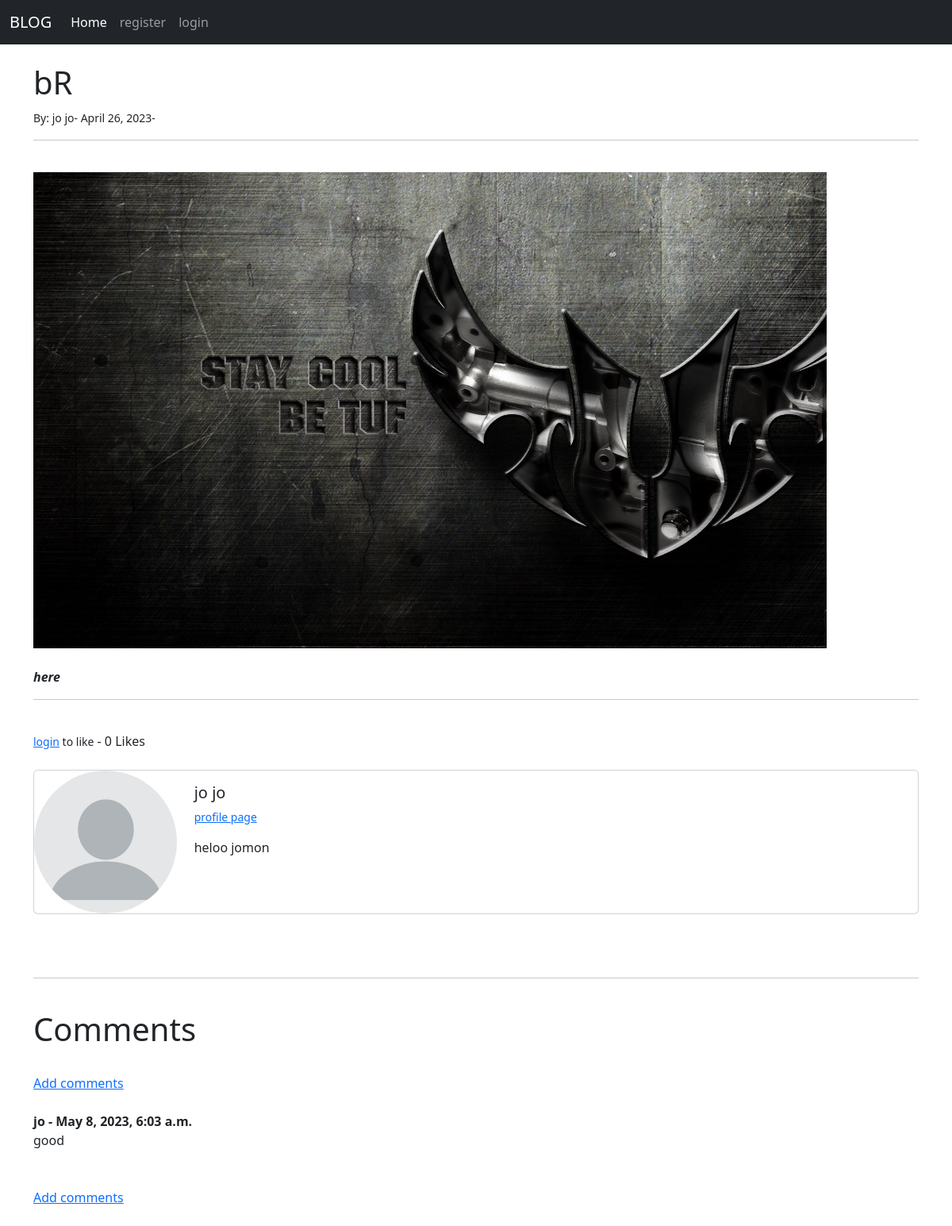
/blogapp/article/9, run on the app's committed database.
### blogapp/models.py (models this page shows, shortened)
class post(models.Model):
    title = models.CharField(max_length=200)
    header_image = models.ImageField(null=True,blank=True,upload_to="images/")
    title_tag= models.CharField(max_length=200, default="blog!")
    author = models.ForeignKey(User,on_delete=models.CASCADE)
    body = RichTextField(blank=True,null=True)
    post_date = models.DateField(auto_now_add=True)
    category = models.CharField(max_length=200,default='coding')
    snippet = models.CharField(max_length=200)
    likes = models.ManyToManyField(User,related_name='blog_posts')
    def total_likes(self):
        return self.likes.count()

class Profile(models.Model):
    user = models.OneToOneField(User, null=True, on_delete=models.CASCADE)
    bio = models.TextField(null=True)
    profile_pic = models.ImageField(null=True,blank=True,upload_to="images/profile/")
    title = models.CharField(max_length=200,null=True,blank=True)
    website_url = models.CharField(max_length=200,null=True,blank=True)
    facebook_url = models.CharField(max_length=200,null=True,blank=True)
    twitter_url = models.CharField(max_length=200,null=True,blank=True)
    instagram_url = models.CharField(max_length=200,null=True,blank=True)
    pinterest_url = models.CharField(max_length=200,null=True,blank=True)

class Comment(models.Model):
    post = models.ForeignKey(post, related_name="comments",on_delete=models.CASCADE)
    name = models.CharField(max_length=255)
    body = models.TextField()
    date_added = models.DateTimeField(auto_now_add=True)

### blogapp/views.py (the view)
# urls.py: path('article/<int:pk>',ArticleDetailView.as_view(), name="Article-details"),
class ArticleDetailView(DetailView):
    model = post
    template_name = 'article_details.html'
    def get_context_data(self, *args, **kwargs):
        context = super(ArticleDetailView, self).get_context_data(*args, **kwargs)
        stuff = get_object_or_404(post,  id=self.kwargs['pk'])
        total_likes = stuff.total_likes()
        liked = False
        if stuff.likes.filter(id=self.request.user.id).exists():
            liked=True
        context["total_likes"] = total_likes
        context["liked"] =liked
        return context

### blogapp/templates/article_details.html (shortened to what this page needs)
  {% extends 'base.html' %}
  {% load static %}
  {% block content %}
  <h1>{{ post.title }}</h1>
<small>By: {{ post.author.first_name }}
    {{ post.author.last_name }}-
    {{ post.post_date }}-
</small><br/>
<hr>
<br/>
  {% if post.header_image %}
  <img src="{{ post.header_image.url}}" height="600" width="1000">
  {% endif %}
  <br/><br/>
{{ post.body | safe }}
  <hr>
  <form action="{% url 'like_post' post.pk %}"
        method="POST">
   {% if user.is_authenticated %}
      {% if liked %}
      <button type="submit", name="post_id", value="{{ post.id }}",
              class="btn btn-danger btn-sm ">Unlike</button>
      {% else %}
      <button type="submit", name="post_id", value="{{ post.id }}",
              class="btn btn-primary btn-sm">Like</button>
      {% endif %}
       {% else %}
    <small> <a href="{% url 'login' %}">login</a> to like</small>
      {% endif %}
      - {{ total_likes }} Likes
  </form>
  <br/>
  <div class="card mb-3" >
  <div class="row g-0">
    <div class="col-md-2">
      {% if  post.author.profile.profile_pic %}
      <img src="{{ post.author.profile.profile_pic.url  }}" width=180 height=180 class="img-fluid rounded-circle" alt="...">
     {% else %}
        <img src="{% static 'theblog/images/blank-profile-picture-g0163c29a8_1280.png' %}" width=180 height=180 class="img-fluid rounded-circle" alt="...">
    {% endif %}
    </div>
    <div class="col-md-10">
      <div class="card-body">
        <h5 class="card-title">
            {{ post.author.first_name }}
            {{ post.author.last_name }}</h5>
          <p class="small text-muted">
              <a href="{% url 'show_profile_page' post.author.profile.id %}">profile page</a>
               </p>
        <p class="card-text"> {{ post.author.profile.bio }}</p>
      </div>
    </div>
  </div>
</div>
    <br/>
  <br/>
<hr>
  <br/>
  <h1> Comments </h1>
  <br/>
  {% if not post.comments.all %}
   No Comments yet... <a href="{% url 'add_comment' post.pk %}">Add comments</a>
  {% else %}
   <a href="{% url 'add_comment' post.pk %}">Add comments</a>
  <br/>
  <br/>
  {% for comment in post.comments.all %}
         <strong>{{ comment.name }} -
         {{ comment.date_added }}
         </strong>
  <br/>
  {{ comment.body }}
  <br/><br/>
   {% endfor %}
  <br/>
    <a href="{% url 'add_comment' post.pk %}">Add comments</a>
  {% endif %}
  <br/>
  <br/>
    {% endblock %}

### blogapp/templates/base.html (shortened to what this page needs)
<!doctype html>
<html lang="en">
  <head>
    <link href="https://cdn.jsdelivr.net/npm/bootstrap@5.3.0-alpha3/dist/css/bootstrap.min.css" rel="stylesheet">
  </head>
  <body>
  <nav class="navbar navbar-expand-lg navbar-dark bg-dark">
  <div class="container-fluid">
    <a class="navbar-brand" href="{% url 'home' %}">BLOG</a>
    <div class="collapse navbar-collapse" id="navbarSupportedContent">
      <ul class="navbar-nav me-auto mb-2 mb-lg-0">
          <li class="nav-item">
          <a class="nav-link active" aria-current="page" href="{% url 'home' %}">Home</a>
        </li>
        {% if user.is_authenticated %}
         <li class="nav-item">
          <a class="nav-link" href="{% url 'add_post' %}">Add post</a>
        </li>
         <li class="nav-item">
          <a class="nav-link" href="{% url 'add_category' %}">Add category</a>
        </li>
         <li class="nav-item">
          <a class="nav-link" href="{% url 'logout' %}">logout</a>
        </li>
        {% else %}
          <li class="nav-item">
          <a class="nav-link" href="{% url 'register' %}">register</a>
        </li>
        <li class="nav-item">
          <a class="nav-link" href="{% url 'login' %}">login</a>
        {% endif %}
      </ul>
    </div>
  </div>
</nav>
  <br/>
    <div class="container">
  {% block content %}
   {% endblock %}
  </div>
  </body>
</html>

### data on the page
post: title "bR", author.first_name "jo", author.last_name "jo", post_date "April 26, 2023", header_image (picture), body "here", author.profile.bio "heloo jomon"
Comment: name "jo", date_added "May 8, 2023, 6:03 a.m.", body "good"

### other printed values
{{ total_likes }} "0"
